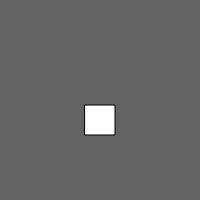
Frame 1 (no input)
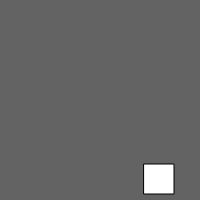
Frame 60 (no input)
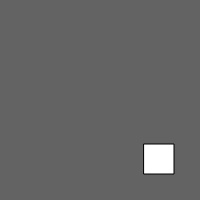
Frame 120 (the mouse pressed at the canvas centre since frame 60)

The p5.js sketch that drew these frames (run headless with seeded random() and noise() and a simulated clock; from frame 60 on, the mouse is pressed at the canvas centre):

// p5.js sketch
// ── sketch.js
var x, y;
var xSpeed,ySpeed;

function setup() {
  createCanvas(200, 200);
  rectMode(CENTER);
  
  x = width/2;
  y = 120;

  xSpeed = 1;
  ySpeed = 1;
  


}

function draw() {
  background(99);
  rect(x, y, 30, 30);

  x += xSpeed;
  y += ySpeed;

  
  if( x > width -15)
    xSpeed = -1;
  
  if( y > height -15)
    ySpeed = -1;
  
  if( x <15)
    xSpeed = 1;
  
  if( y < 15)
    ySpeed = 1;
}


//Called for every mouse click
function mousePressed() {
  x = mouseX;
  y = mouseY;
}

//Called for every key press
function keyPressed() {

}
